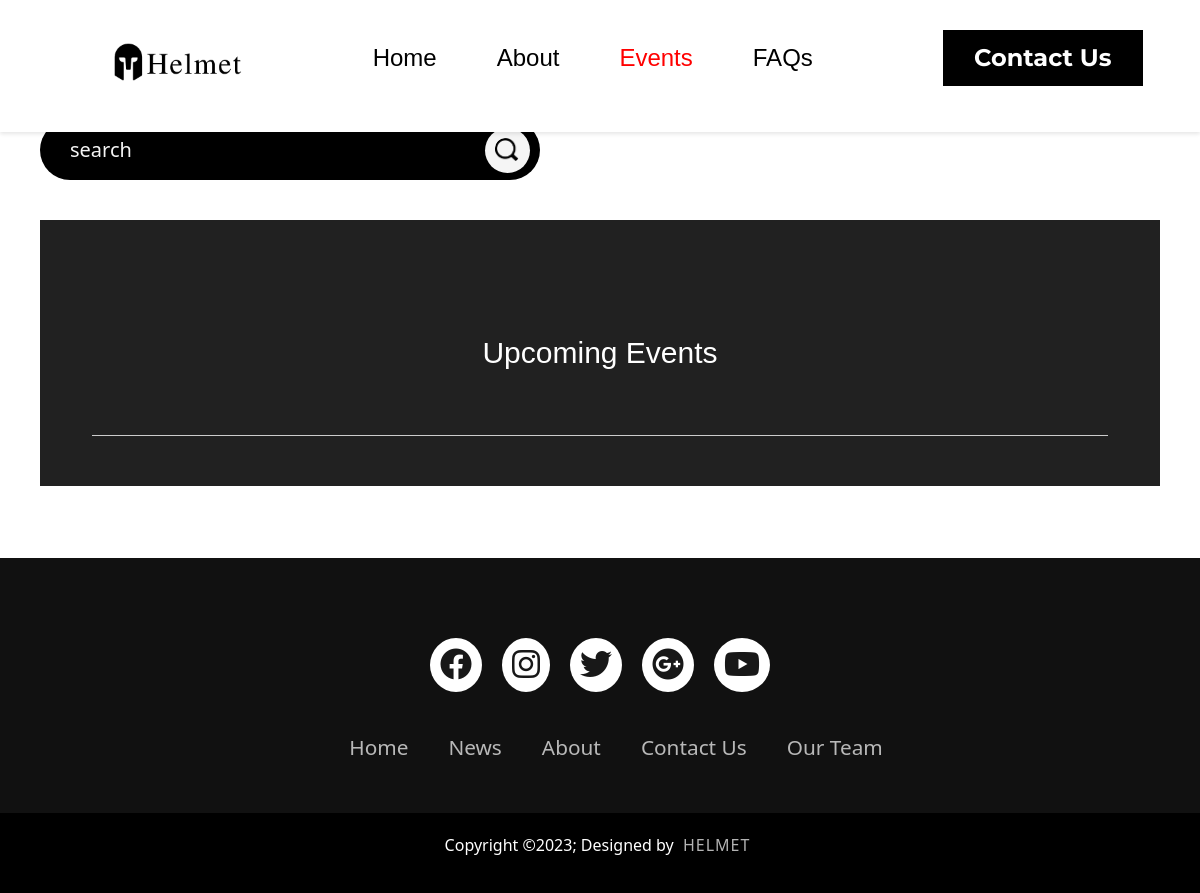
The app's page /event, older data.
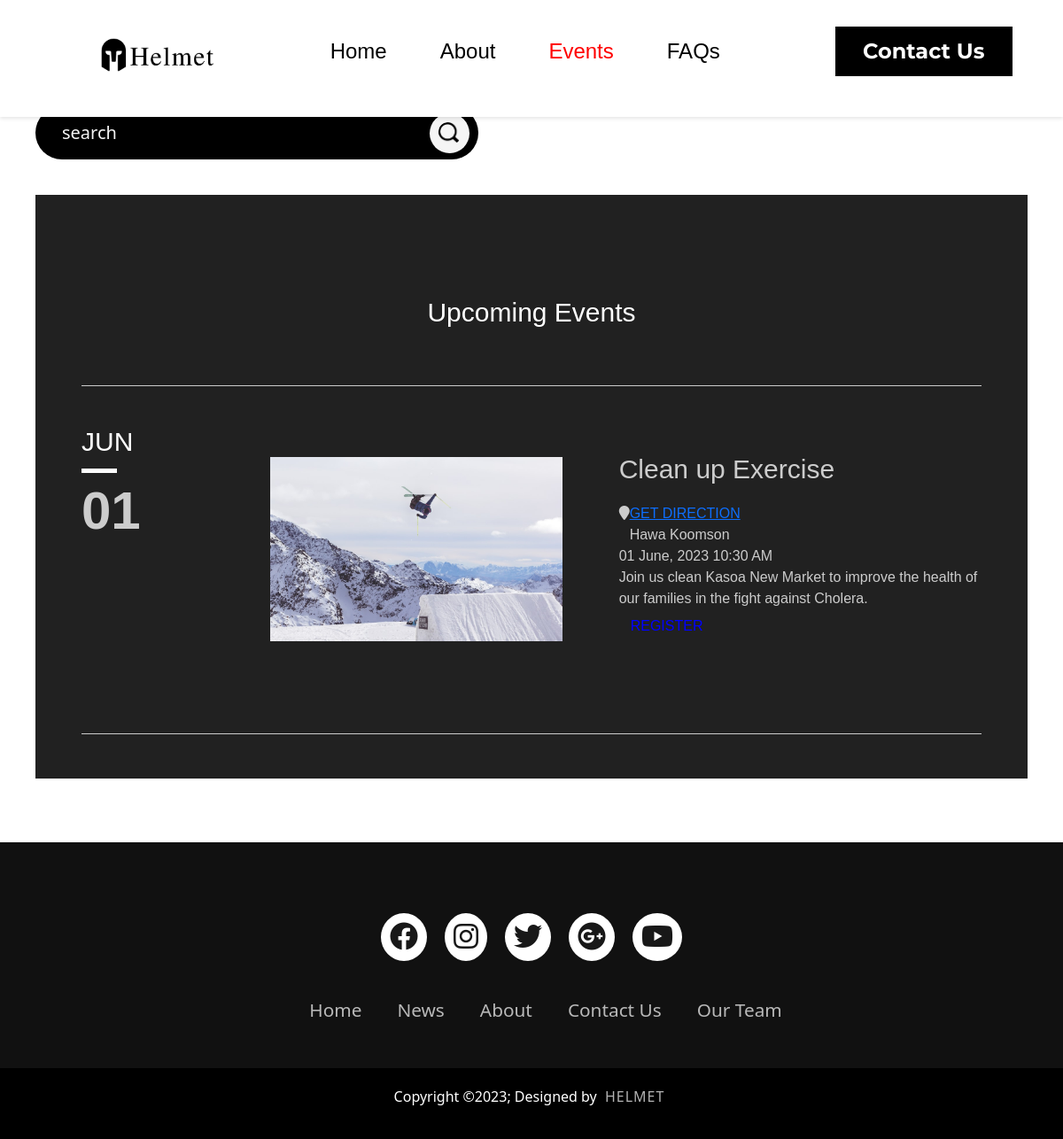
The same page, newer data.
### tables this page shows
CREATE TABLE EVENTS(
    id INTEGER PRIMARY KEY AUTOINCREMENT,
    Title TEXT NOT NULL,
    Datetime DATETIME,
    Desc TEXT NOT NULL,
    Organizer TEXT NOT NULL,
    Loc TEXT NOT NULL,
    Img TEXT NOT NULL,
    Month TEXT NOT NULL,
    Date TEXT NOT NULL
);

### app.py (the view)
@app.route('/event', methods=['GET', 'POST'])
def event():
    current_datetime = datetime.now().strftime("%Y-%m-%d %H:%M:%S")
    events = allEvents(current_datetime)
    if request.method == 'POST':
        phrase = request.form.get('q')
        if phrase != '':
            date_time = datetime.now().strftime("%Y-%m-%d %H:%M:%S")
            events = searchEvents(phrase, date_time)
    return render_template('event.html', events=events)

### app.py (called while the page is built)
@app.teardown_appcontext
def close_connection(exception):
    db = getattr(g, '_database', None)
    if db is not None:
        db.close()

### helper.py (called while the page is built)
def get_db():
    db = getattr(g, '_database', None)
    if db is None:
        db = g._database = sqlite3.connect(DATABASE_FILE)
        db.row_factory = sqlite3.Row
    return db

def db_query(query, args=(), one=False):
    cur = get_db().execute(query, args)
    rv = cur.fetchall()
    cur.close()
    return (rv[0] if rv else None) if one else rv

### queries.py (called while the page is built)
def allEvents(date):
    query = """SELECT * FROM EVENTS WHERE Datetime >= ?"""
    result = db_query(query, [date])
    return result

### templates/event.html (shortened to what this page needs)
{% if user %}
  {% extends 'author.html' %}
  {% set hide_session = True %}
{% else %}
  {% extends 'base.html' %}
{% endif %}
{% block content %}
<section id="create_new_event">
  {% if user %}
    <form action="{{ url_for("user_events" , username=author[2]) }}" method="post" class="search-bar">
      <input type="text" placeholder="search" name="q">
      <button type="submit"><img src="/static/images/search.png" alt=""></button>
    </form>
  {% else %}
    <form action="{{ url_for("event") }}" method="post" class="search-bar">
      <input type="text" placeholder="search" name="q">
      <button type="submit"><img src="/static/images/search.png" alt=""></button>
    </form>
  {% endif %}
</section>
<div class="page-event">
    <div class="container">
      <div class="upcoming-sec">
        <div class="heading">Upcoming Events</div>
      </div>
      {% for event in events %}
        <div class="upcoming-event-list">
          <div class="event-block">
            <div class="row">
              <div class="col-lg-2 sec-1">
                <table>
                  <tr>
                    <td>
                      <div class="month">{{event[7]}}</div>
                      <div class="month-date-devider"></div>
                      <div class="date">{{event[8][:2]}}</div>
                    </td>
                  </tr>
                </table>
              </div>
              <div class="col-lg-5 sec-2">
                <img src="/static/images/{{event[6]}}" />
              </div>
              <div class="col-lg-5 sec-3">
                <div class="title">{{event[1]}}</div>
                <div class="venue">
                  <table>
                    <tr>
                      <td><i class="fa fa-map-marker"></i></td>
                      <td>
                        <div class="dim-color">
                          <a href="https://www.google.co.in" target="blank">GET DIRECTION</a>
                        </div>
                        <div>{{event[4]}}</div>
                      </td>
                    </tr>
                  </table>
                </div>
                <div class="time">
                  <table>
                    <tr>
                      <td>
                        <div>{{event[8]}}</div>
                      </td>
                    </tr>
                  </table>
                </div>
                <div class="sort-story">{{event[3]}}</div>
                <div class="group-of-btn">
                  <a href="https://www.google.com" target="blank" class="btn book-ticket" id="register">REGISTER</a>
                </div>
              </div>
            </div>
          </div>
        </div>
      {% endfor %}
    </div>
  </div>
{% endblock %}

### templates/base.html (shortened to what this page needs)
<!DOCTYPE html>
<html>
<head>
    <link rel="stylesheet" href="{{ url_for('static', filename='css/style.css') }}">
    <link rel="stylesheet" href="https://cdnjs.cloudflare.com/ajax/libs/font-awesome/5.15.3/css/all.min.css">
    <link rel="stylesheet" href="https://cdn.jsdelivr.net/npm/bootstrap@5.2.3/dist/css/bootstrap.min.css">
    <link rel="stylesheet" href="https://cdnjs.cloudflare.com/ajax/libs/font-awesome/6.4.0/css/all.min.css">
</head>
<body>
    <header>
        <div class="Logo">
            <a href="{{ url_for('index') }}">
                <img src="{{ url_for('static', filename='images/Logo.png') }}" alt="Logo">
            </a>
        </div>
        <div class="Nav-links">
            <ul>
                <li {% if request.path == '/home' %}class="active"{% endif %}><a href="/home">Home</a></li>
                <li {% if request.path == '/about' %}class="active"{% endif %}><a href="/about">About</a></li>
                <li {% if request.path == '/event' %}class="active"{% endif %}><a href="/event">Events</a></li>
                <li {% if request.path == '/faq' %}class="active"{% endif %}><a href="/faq">FAQs</a></li>
                <li id="contact"><a href="/contact"><button>Contact Us</button></a></li>
            </ul>
        </div>
    </header>
    <div class="content">
        {% block content %}
        {% endblock %}
    </div>
    <section id="footer">
        <footer>
            <div class="footerContainer">
                <div class="socialIcons">
                    <a href="#"><i class="fa-brands fa-facebook"></i></a>
                    <a href="#"><i class="fa-brands fa-instagram"></i></a>
                    <a href="#"><i class="fa-brands fa-twitter"></i></a>
                    <a href="#"><i class="fa-brands fa-google-plus"></i></a>
                    <a href="#"><i class="fa-brands fa-youtube"></i></a>
                </div>
                <div class="footerNav">
                    <ul>
                        <li><a href="/home">Home</a></li>
                        <li><a href="/news">News</a></li>
                        <li><a href="/about">About</a></li>
                        <li><a href="/contact">Contact Us</a></li>
                        <li><a href="/team">Our Team</a></li>
                    </ul>
                </div>
            </div>
            <div class="footerBottom">
                <p>Copyright &copy;2023; Designed by <span class="designer">Helmet</span></p>
            </div>
        </footer>
    </section>
</body>
</html>

### static/css/style.css (style rules this page uses)
* { margin: 0; padding: 0; box-sizing: border-box; }
header { position: fixed; top: 0; left: 0; width: 100%; background-color: white; box-shadow: 0 2px 4px rgba(0, 0, 0, 0.1); display: flex; justify-content: space-between; align-items: center; padding: 10px; z-index: 100; }
.Logo img { height: 50px; margin-left: 100px; }
.Nav-links { flex-grow: 1; display: flex; justify-content: center; align-items: center; }
.Nav-links ul { list-style-type: none; display: flex; align-items: center; }
.Nav-links ul li { margin-right: 20px; padding: 20px; }
.Nav-links ul li a, .author h3, .report_head { color: black; text-decoration: none; font-size: 24px; font-family: "Hind Kochi", sans-serif; }
.Nav-links ul li a:hover, .Nav-links ul li.active a { color: red; }
#footer { margin-top: 6%; bottom: 0; }
.Left-side button, .Nav-links ul li button, .contact-form-btn, .read-more, .create_event a { display: inline-block; width: 150px; padding: 10px; margin-right: 10px; color: white; font-family: "Montserrat", sans-serif; font-weight: bolder; background-color: black; border: none; cursor: pointer; }
.Nav-links ul li button { width: 200px; }
#contact { margin-left: 70px; }
form { align-self: center; text-align: center; }
input, textarea { right: 0; }
#footer { padding: 0; box-sizing: border-box; }
footer { background-color: #111; padding: 0; margin: 0; }
.footerContainer { width: 100%; padding: 70px 30px 20px; margin: 0; }
.socialIcons { display: flex; justify-content: center; }
.socialIcons a { text-decoration: none; padding: 10px; background-color: white; margin: 10px; border-radius: 50%; }
.socialIcons a i { font-size: 2em; color: black; opacity: 0.9; }
.footerNav { margin: 30px 0; }
.footerNav ul { display: flex; justify-content: center; list-style-type: none; }
.footerNav ul li a { color: white; margin: 20px; text-decoration: none; font-size: 1.3em; opacity: 0.7; transition: 1s; }
.footerBottom { background-color: #000; padding: 20px; text-align: center; }
.footerBottom p { color: white; }
.designer { opacity: 0.7; text-transform: uppercase; letter-spacing: 1px; font-weight: 400; margin: 0px 5px; }
.heading { width: 90%; display: flex; justify-content: center; align-items: center; flex-direction: column; text-align: center; margin: 20px auto; }
.container { width: 90%; margin: 0 auto; padding: 10px 20px; }
*, *::before, *::after { box-sizing: border-box; }
.page-event { background-color: #212121; padding-bottom: 40px; padding-top: 50px; font-family: "Varela Round", sans-serif; margin: 40px; padding: 40px; }
.page-event .upcoming-sec { padding: 5vh 0; border-bottom: 1px solid #ccc; }
.page-event .upcoming-sec .heading { font-size: 30px; color: #fff; }
.page-event .upcoming-event-list { color: #ccc; }
.page-event .upcoming-event-list .event-block { padding: 5vh 0; border-bottom: 1px solid #ccc; }
.page-event .upcoming-event-list .event-block .sec-1, .page-event .upcoming-event-list .event-block .sec-2 { padding-bottom: 3vh; }
.page-event .upcoming-event-list .event-block .sec-1 table .month { text-transform: uppercase; color: #ffffff; font-size: 30px; }
.page-event .upcoming-event-list .event-block .sec-1 table .month-date-devider { width: 5vh; margin: 1vh 0; background-color: #ffffff; height: 5px; }
.page-event .upcoming-event-list .event-block .sec-1 table .date { font-size: 60px; font-weight: bolder; line-height: normal; }
.page-event .upcoming-event-list .event-block .sec-2 img { width: 100%; padding: 40px; }
.page-event .upcoming-event-list .event-block .sec-3 .title { font-size: 30px; padding-bottom: 2vh; }
.page-event .upcoming-event-list .event-block .sec-3 .venue table td { vertical-align: top; }
#posts_homepage, #create_new_event { margin-top: 10%; display: flex; justify-content: space-between; margin-left: 40px; margin-right: 40px; }
.search-bar { width: 100%; max-width: 500px; background: rgba(0, 0, 0, 1); display: flex; align-items: center; border-radius: 50px; padding: 5px 10px; }
.search-bar input { background: transparent; flex: 1; border: 0; outline: none; padding: 10px 10px; font-size: 20px; color: whitesmoke; backdrop-filter: blur(4px) saturate(180%); margin-left: 10px; margin-right: 10px; }
::placeholder { color: whitesmoke; }
.search-bar button { border: 0; border-radius: 50%; width: 45px; height: 45px; background: whitesmoke; cursor: pointer; }
.search-bar button img { width: 25px; border-radius: 40%; }

### templates/event.html (style rules this page uses)
.sec-3 { padding-top: 3%; display: flex-start; }
#register { color: blue; }

Row changes from the older to the newer data that the page shows:
added EVENTS: Month "JUN", Date "01", Img (picture), Title "Clean up Exercise", Organizer "Hawa Koomson", Date "01 June, 2023 10:30 AM", Desc "Join us clean Kasoa New Market to improve the health of our families in the fight against Cholera."
